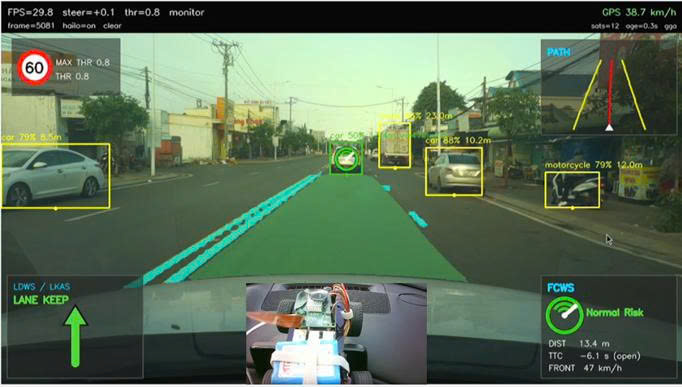
#> input picture assets/Forward Collision Warning System.jpg, 682 x 387 px
$ python -i preprocessor.py   (imports and definitions only)
#> lines starting #> are read from the running program, lines starting #| are printed output that depends on the picture
#> further down, picture is the input picture: shape (387, 682, 3); mean B, G, R 86.7, 109.7, 90.1
"""
Preprocessor — frame preparation for Hailo inference.
Handles YOLO26 detection (640x640 letterbox) and YOLO26s_seg lane
segmentation (640x640 letterbox).

Both models expect RGB uint8 input — do NOT divide by 255 on Pi.
On x86 ONNX path, OnnxFallbackInference normalizes to float32 automatically.
"""
from __future__ import annotations

import cv2
import numpy as np

YOLO_INPUT_SIZE = 640
YOLO_PAD_VALUE = 114
SEGMENTATION_INPUT_SIZE = 640  # YOLO26s_seg letterbox input.


def _resolve_hw(input_size: int | tuple[int, int] | list[int]) -> tuple[int, int]:
    if isinstance(input_size, int):
        return input_size, input_size
    if isinstance(input_size, (tuple, list)) and len(input_size) == 2:
        return int(input_size[0]), int(input_size[1])
    raise ValueError(f"Unsupported input_size format: {input_size!r}")


# [41 lines left out: functions resolve_runtime_input_size, preprocess_rgb_uint8, not called in this run]


def preprocess_letterbox_rgb_uint8(
    frame_bgr: np.ndarray,
    input_size: int,
    pad_value: int = YOLO_PAD_VALUE,
) -> np.ndarray:
    """Letterbox a BGR frame to square RGB uint8 input with centered padding."""
#> called with input_size = 640, pad_value = 114
    h, w = frame_bgr.shape[:2]
#> h = 387; w = 682
    if h <= 0 or w <= 0:
        raise ValueError("Input frame has invalid shape for letterbox preprocessing")

    scale = min(input_size / w, input_size / h)
#> scale = 0.938
    new_w = max(1, int(round(w * scale)))
#> new_w = 640
    new_h = max(1, int(round(h * scale)))
#> new_h = 363
    resized = cv2.resize(frame_bgr, (new_w, new_h), interpolation=cv2.INTER_LINEAR)

    canvas = np.full((input_size, input_size, 3), pad_value, dtype=np.uint8)
    pad_x = (input_size - new_w) // 2
#> pad_x = 0
    pad_y = (input_size - new_h) // 2
#> pad_y = 138
    canvas[pad_y:pad_y + new_h, pad_x:pad_x + new_w] = resized
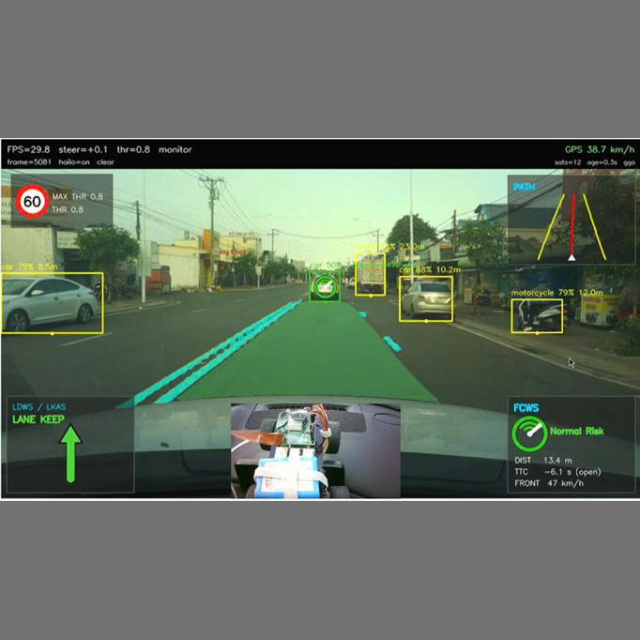
#> canvas: shape (640, 640, 3); mean B, G, R 98.4, 111.5, 100.4
    return cv2.cvtColor(canvas, cv2.COLOR_BGR2RGB)


def preprocess_yolo26(frame_bgr: np.ndarray, input_size: int = YOLO_INPUT_SIZE) -> np.ndarray:
    """Letterbox and convert BGR frame to YOLO26 input: NxN RGB uint8."""
    return preprocess_letterbox_rgb_uint8(frame_bgr, input_size, pad_value=YOLO_PAD_VALUE)


def preprocess_segmentation(
    frame_bgr: np.ndarray,
    input_size: int | tuple[int, int] | list[int] = SEGMENTATION_INPUT_SIZE,
) -> np.ndarray:
    """Preprocess BGR frame for YOLO26s_seg: 640x640 letterboxed RGB uint8."""
    h, w = _resolve_hw(input_size)
    if h == w:
        return preprocess_letterbox_rgb_uint8(frame_bgr, h, pad_value=YOLO_PAD_VALUE)
    return preprocess_rgb_uint8(frame_bgr, input_size)

>>> import cv2
>>> picture = cv2.imread('../../assets/Forward Collision Warning System.jpg')
>>> result = preprocess_segmentation(picture)

$ run again, on assets/Lane Keeping .jpg
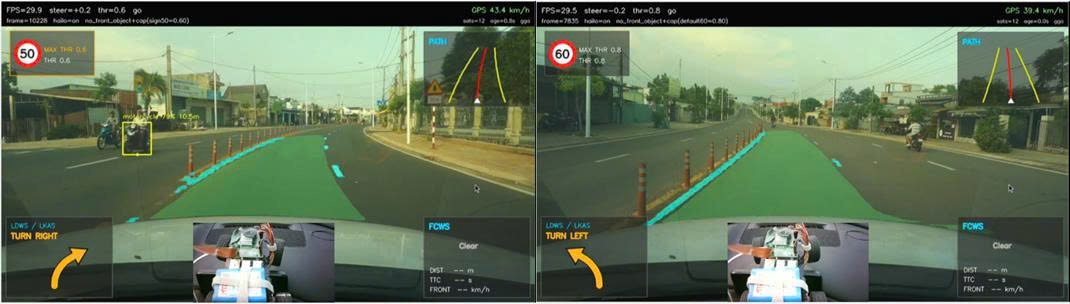
#> input picture assets/Lane Keeping .jpg, 1070 x 304 px
#> picture is the input picture: shape (304, 1070, 3); mean B, G, R 87.2, 112.1, 96.2
#> in preprocess_letterbox_rgb_uint8, `resized = cv2.resize(frame_bgr, (new_w, new_h), interpolation=cv2.INTE..`:
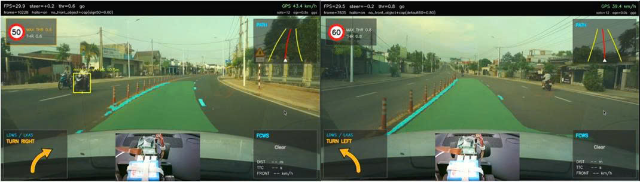
#> resized: shape (182, 640, 3); mean B, G, R 87, 111.9, 96
#> in preprocess_letterbox_rgb_uint8, `canvas[pad_y:pad_y + new_h, pad_x:pad_x + new_w] = resized`:
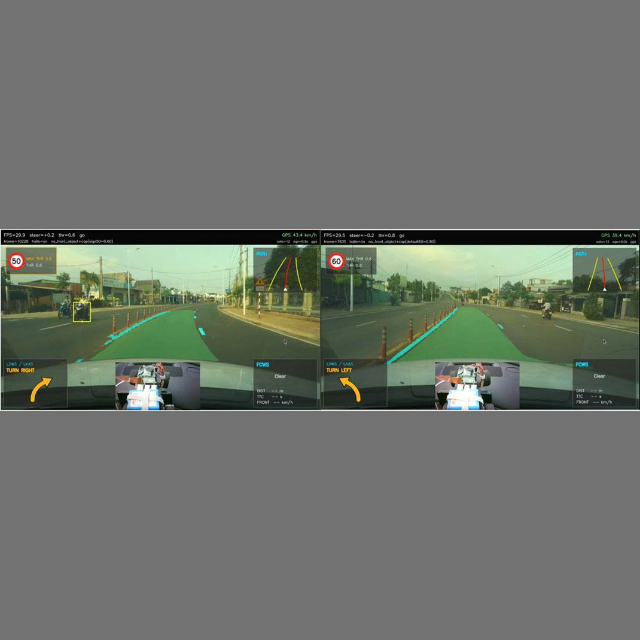
#> canvas: shape (640, 640, 3); mean B, G, R 106.3, 113.4, 108.9
